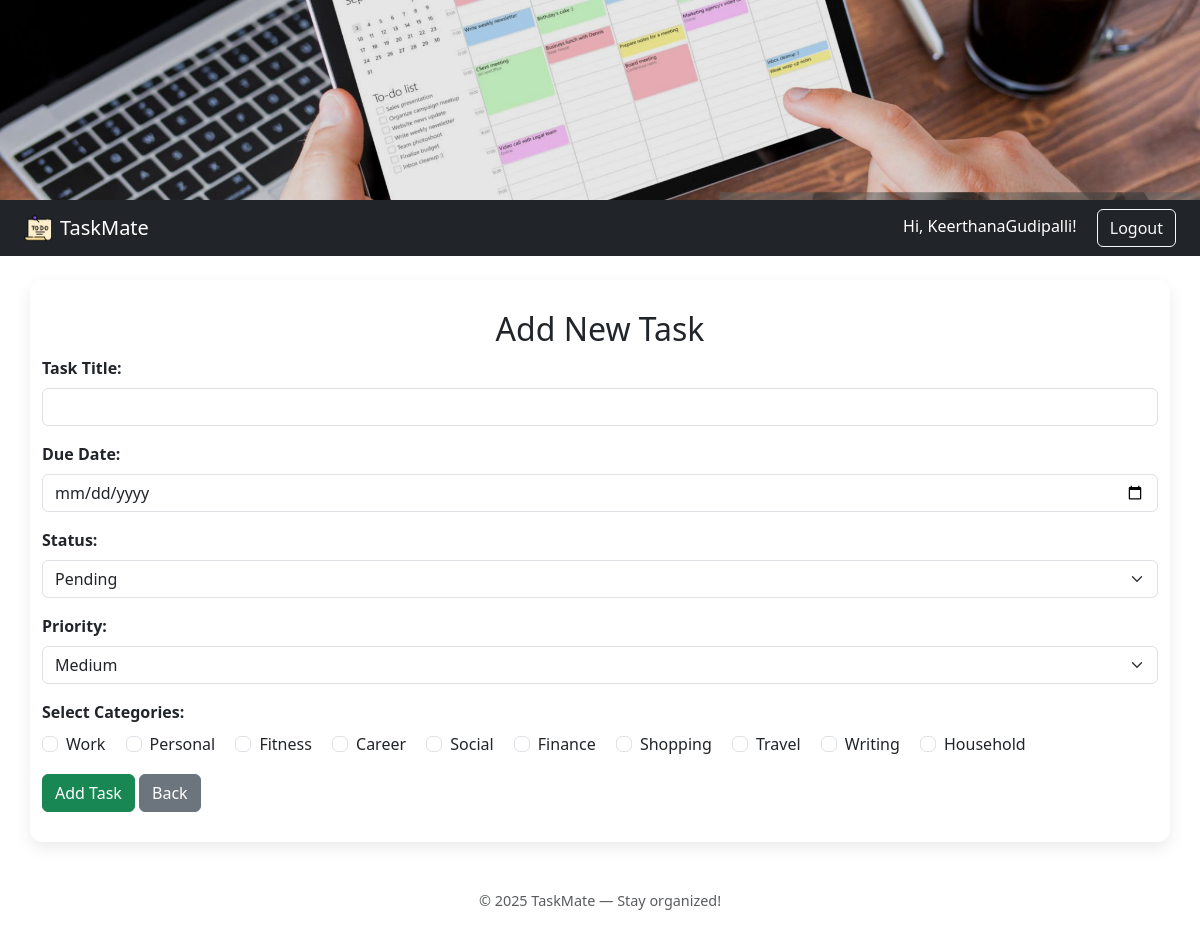
The app's page /add (signed in) with its own data.
### tables this page shows
CREATE TABLE Categories (
    category_id INTEGER PRIMARY KEY AUTOINCREMENT,
    category_name TEXT NOT NULL UNIQUE,
    description TEXT
);

### app.py (the view, shortened to what this page needs)
@app.route('/add', methods=['GET', 'POST'])
def add_task():
    if 'user_id' not in session:
        return redirect(url_for('login'))
    conn = get_db()
    categories = conn.execute('SELECT * FROM Categories').fetchall()
    conn.close()
    return render_template('add_task.html', categories=categories)

### app.py (called while the page is built)
def get_db():
    conn = sqlite3.connect(DATABASE)
    conn.row_factory = sqlite3.Row
    return conn

### templates/add_task.html (shortened to what this page needs)
{% extends "base.html" %}
{% block content %}
<h2>Add New Task</h2>
<form method="POST" action="{{ url_for('add_task') }}">
    <div class="mb-3">
        <label for="title" class="form-label">Task Title:</label>
        <input type="text" name="title" id="title" class="form-control" required>
    </div>
    <div class="mb-3">
        <label for="due_date" class="form-label">Due Date:</label>
        <input type="date" name="due_date" id="due_date" class="form-control" required>
    </div>
    <div class="mb-3">
        <label class="form-label">Status:</label>
        <select name="status" class="form-select">
            <option value="Pending">Pending</option>
        </select>
    </div>
    <div class="mb-3">
        <label class="form-label">Priority:</label>
        <select name="priority" class="form-select">
            <option value="Medium" selected>Medium</option>
        </select>
    </div>
    <div class="mb-3">
        <label class="form-label">Select Categories:</label><br>
        {% for category in categories %}
            <div class="form-check form-check-inline">
                <input class="form-check-input" type="checkbox" name="categories" value="{{ category['category_id'] }}" id="cat{{ category['category_id'] }}">
                <label class="form-check-label" for="cat{{ category['category_id'] }}">{{ category['category_name'] }}</label>
            </div>
        {% endfor %}
    </div>
    <button type="submit" class="btn btn-success">Add Task</button>
    <a href="{{ url_for('dashboard') }}" class="btn btn-secondary">Back</a>
</form>
{% endblock %}

### static/styles.css (style rules this page uses)
body { background-color: #f4f4f8; font-family: 'Segoe UI', Tahoma, sans-serif; }
h2 { font-weight: 600; color: #333; text-align: center; margin-bottom: 25px; }
label.form-label { font-weight: 600; }
input, select { border-radius: 6px !important; }
.btn { border-radius: 6px; padding: 8px 18px; font-weight: bold; }

### records on screen
Categories: category_name "Work"
Categories: category_name "Personal"
Categories: category_name "Fitness"
Categories: category_name "Career"
Categories: category_name "Social"
Categories: category_name "Finance"
Categories: category_name "Shopping"
Categories: category_name "Travel"
Categories: category_name "Writing"
Categories: category_name "Household"

### other values on screen
{{ session['username'] }} "KeerthanaGudipalli"
